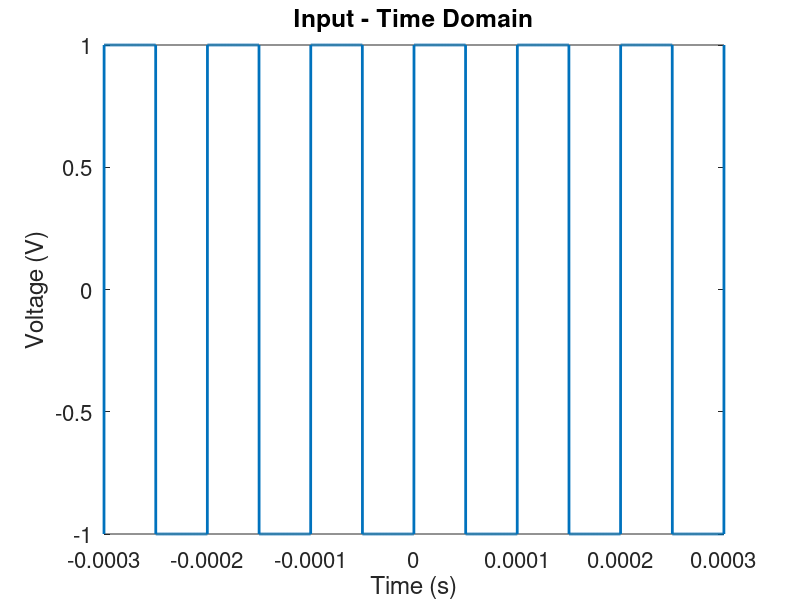
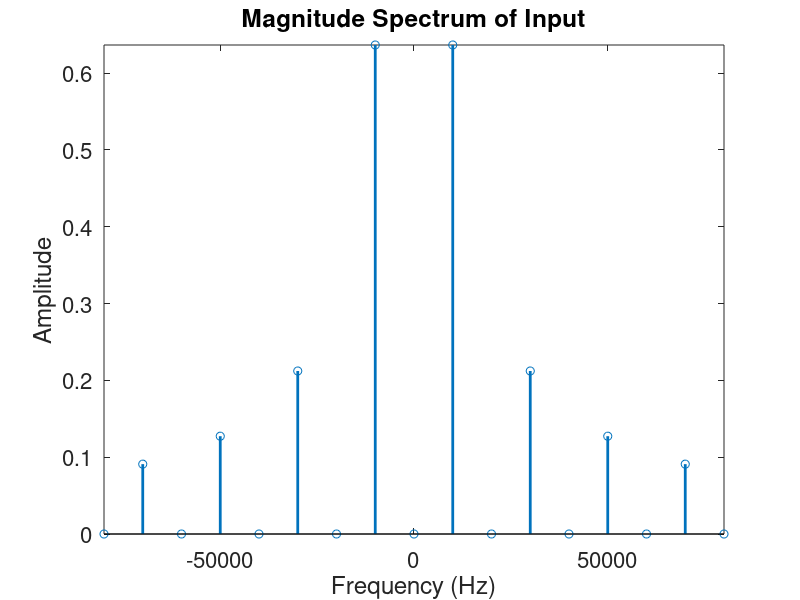
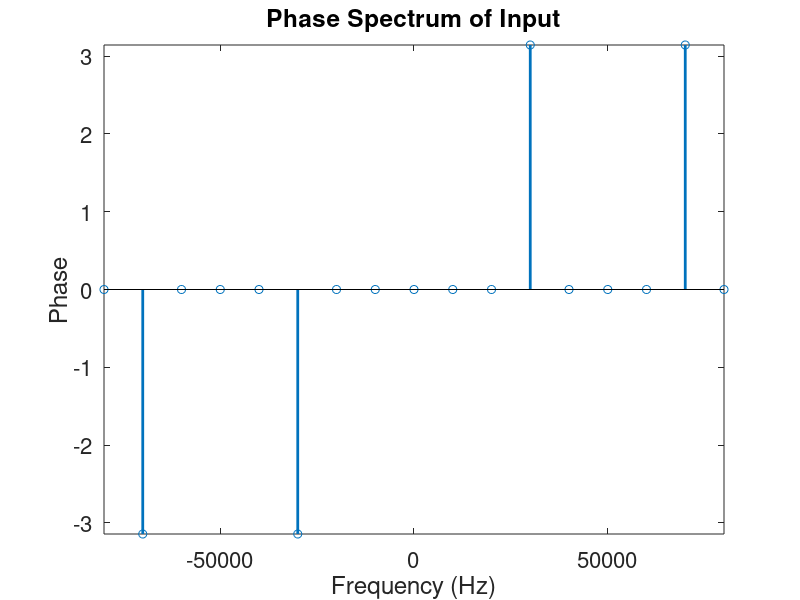
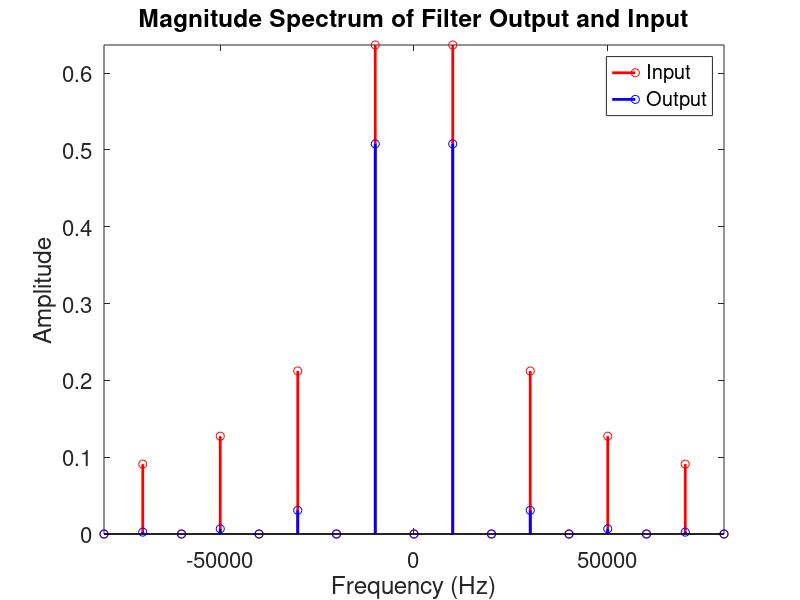

MATLAB code to generate these figures, in order:
clc
clear all

%% Square wave generator (input)
f0 = 10000; % fundamental freq of input square wave
T0 = 1/f0;  % period
tstep = 0.001*T0;
no_sample = 6*T0/tstep + 1;
tt = -3*T0:tstep:3*T0;
fs = 1/tstep;   % sampling frequency

input = square(tt*2*pi*f0,50); % input square wave
% N = length(input);

% plot square wave
figure(1)
Hp1 = plot(tt,input);
set(Hp1,'LineWidth',2)
Ha = gca;
set(Ha,'Fontsize',16)
xlim([tt(1) tt(length(tt))]);
xlabel('Time (s)'); ylabel('Voltage (V)');
title('Input - Time Domain')

%% Fourier series representation of signal (Amplitude Spectrum)
N = 100; % number of harmonics
nvec = -N:N;
c_in = zeros(size(nvec));
for n = nvec
   m = n + N + 1;
   if (mod(n,2))
       % c_in(m) = sinc(n/2);
       c_in(m) = (2/(n*pi))*sin((n*pi)/2);
   else
       c_in(m) = 0.0;
   end
end
f = nvec*f0;
figure(2)
Hp1=stem(f,abs(c_in));
axis([-8*f0 8*f0 0 max(abs(c_in))])
set(Hp1,'LineWidth',2)
Ha = gca;
set(Ha,'Fontsize',16)
xlabel('Frequency (Hz)'); ylabel('Amplitude');
title('Magnitude Spectrum of Input')

%% Fourier series representation of signal (Phase Spectrum)

phase = angle(c_in);
phase(1:floor(length(phase)/2)) = -phase(1:floor(length(phase)/2));

figure(3)
Hp1=stem(f,phase);
set(Hp1,'LineWidth',2)
Ha = gca;
set(Ha,'Fontsize',16)
axis([-8*f0 8*f0 -pi pi])
xlabel('Frequency (Hz)'); ylabel('Phase');
title('Phase Spectrum of Input')

%{
%% Frequency response of input
magFFT = abs(fft(input))/N;
fshift = (-N/2:N/2-1)*(fs/N);

plot amplitude spectrum
figure(2)
Hp1 = plot(fshift, fftshift(magFFT));
set(Hp1,'LineWidth',2)
Ha = gca;
set(Ha,'Fontsize',16)
xlim([-8*f0 8*f0]);
xlabel('Frequency (Hz)');
ylabel('Amplitude');
title('Magnitude Spectrum of Input');

% plot phase spectrum
phaseFFT = angle(fft(input));
figure(3)
Hp1 = plot(fshift, fftshift(phaseFFT));
xlim([-8*f0 8*f0]);
%}

%% Designing the 2nd order Butterworth filter parameters
n = 2; % order of butterworth filter
fc = 11500; % set your cutoff frequency
fund_freq = 10e3; % fundamental frequency
third_harm_freq = 30e3; % third harmonic frequency

% a for poles (or factors from textbook)
switch n
    case 1
        a = [1 1]; % first order
    case 2
        a = [1 1.414 1]; % second order
    case 3
        a = conv([1 1], [1 1 1]); % third order
    case 4
        a = conv([1 0.765 1], [1 1.848 1]); % fourth order
end

% b for zeros
b = 1;

Hf = 1 ./ (1 + 1.414*(1i*f/fc) + (1i*f/fc).^2);
c_out = c_in .* Hf; %Fourier coefficients of the filter output

figure(4)
stem(f,abs(c_in),'r','LineWidth',2);
hold on
stem(f,abs(c_out),'b','LineWidth',2);
hold off
axis([-8*f0 8*f0 0 max(abs(c_in))])
Ha = gca;
set(Ha,'Fontsize',16)
xlabel('Frequency (Hz)'); ylabel('Amplitude');
title('Magnitude Spectrum of Filter Output and Input')
Ha = gca;
set(Ha,'Fontsize',16)
legend('Input','Output')


%% Construct the output signal from the Cout Fourier coefficients
A = zeros(2*N+1,ceil(no_sample));
for n = nvec
    m=n+N+1;
    A(m,:) = c_out(m) .* exp(1i*2*pi*n*f0*tt);
end
output = sum(A);
figure(5)
Hp1 = plot(tt,real(output),'b',tt,input,'r');
set(Hp1,'LineWidth',2)
Ha = gca;
set(Ha,'Fontsize',16)
axis([tt(1) tt(length(tt)) min([min(real(output)) min(input)]) max([max(real(output)) max(input)])]);
xlabel('Time (s)'); ylabel('Voltage (V)');
title('Filter Input and Output - Time Domain')
set(Ha,'Fontsize',16)
legend('Output','Input')

%% Frequency response of output
magFFT = abs(fft(output))/no_sample;
fshift = (-no_sample/2:no_sample/2-1)*(fs/no_sample);

% plot amplitude spectrum
figure(6)
Hp1 = plot(fshift, fftshift(magFFT));
set(Hp1,'LineWidth',2)
Ha = gca;
set(Ha,'Fontsize',16)
xlim([-8*f0 8*f0]);
xlabel('Frequency (Hz)'); ylabel('Amplitude');
title('Magnitude Spectrum of Output');

%% calculate normalized frequency response
% range = ceil(third_harm_freq/fc) + 1;
%w = linspace(-range,range,length(f));
%h = freqs(b,a,f);
%mag = 20*log10(abs(h)); %% convert magnitude to dB
%phase = angle(h);
% %phasedeg = phase*180/pi;
% Hf = 1 ./ (1 + 1.414*(1i*fshift/fc) + (1i*fshift/fc).^2);
% 
% output = ifft(fftshift(fft(input)) .* Hf);
% figure(4)
% Hp1 = plot(tt, abs(output),'b',tt,input,'r');
% set(Hp1,'LineWidth',2)
% Ha = gca;
% set(Ha,'Fontsize',16)
% title('filter input and output-time domain')
% set(Ha,'Fontsize',16)
% legend('output','input')
% xlim([tt(1) tt(length(tt))])
% 
% %% Frequency response of output
% magFFT_output = abs(fft(output))/N;
% 
% % plot amplitude spectrum
% figure(5)
% Hp1 = plot(fshift, fftshift(magFFT_output));
% set(Hp1,'LineWidth',2)
% Ha = gca;
% set(Ha,'Fontsize',16)
% xlim([-8*f0 8*f0]);
% xlabel('Frequency (Hz)');
% ylabel('Amplitude');
% title('Magnitude Spectrum of Output');

